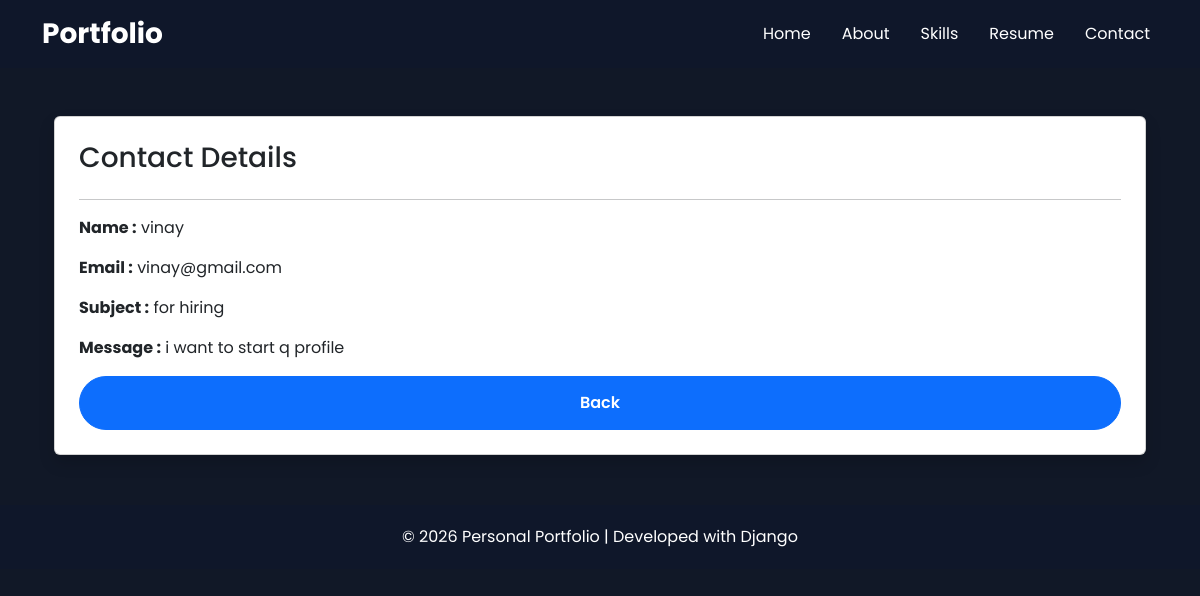
The page /view/3/ (signed in) on the database its author committed.
### portfolio/models.py (models this page shows, shortened)
class Contact(models.Model):
    name=models.CharField(max_length=100)
    email=models.EmailField()
    subject=models.CharField(max_length=100)
    message=models.TextField()

### portfolio/views.py (the view)
# urls.py: path('view/<int:id>/', ViewContact.as_view(), name='view'),
class ViewContact(View):
    def get(self, request, id):
        if not request.session.get('admin'):
            return redirect('admin_login')
        data = Contact.objects.get(id=id)
        return render(request, "view.html", {'data': data})

### portfolio/templates/view.html
{% extends 'base.html' %}
{% block content %}
<div class="container mt-5">
<div class="card p-4 shadow">
<h3>Contact Details</h3>
<hr>
<p><b>Name :</b> {{data.name}}</p>
<p><b>Email :</b> {{data.email}}</p>
<p><b>Subject :</b> {{data.subject}}</p>
<p><b>Message :</b> {{data.message}}</p>
<a href="{% url 'dashboard' %}" class="btn btn-primary">
Back
</a>
</div>
</div>
{% endblock %}

### portfolio/static/css/style.css (style rules this page uses)
* { margin:0; padding:0; box-sizing:border-box; font-family:'Poppins',sans-serif; }
body { background:#0f172a; overflow-x:hidden; }
.container { position:relative; z-index:2; }
.btn { padding:14px 35px; border-radius:50px; font-weight:600; transition:.3s; }

### portfolio/templates/base.html (style rules this page uses)
body { background:#111827; color:white; }

### rows shown on the page
Contact: name "vinay", email "vinay@gmail.com", subject "for hiring", message "i want to start q profile"
